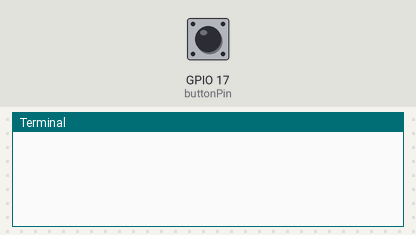
This program was run on a simulated Raspberry Pi (BCM pin numbers). Parts: the last lines printed to the terminal. The test bench sets the inputs (shaded band); at power-on: GPIO 17 (buttonPin) LOW.

Above: at 1.2 s.
1.3 s: GPIO 17 (buttonPin) pulled HIGH for 1.2 s
At 2.3 s:
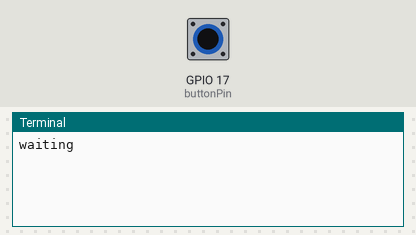
At 4.3 s:
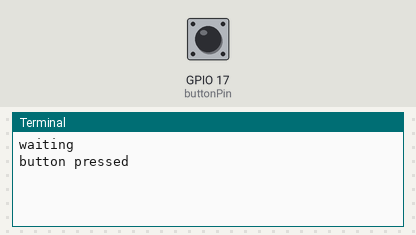

The program:

button.py
```python
import RPi.GPIO as GPIO
import time

buttonPin = 17

GPIO.setmode(GPIO.BCM)

# GPIO.setup(buttonPin, GPIN.IN, pull_up_down = GPIO.PUD_UP)
GPIO.setup(buttonPin, GPIO.IN)

is_pressed = False

try:
	while True:
		if(GPIO.input(buttonPin)):
			if(is_pressed == False):
				print("waiting")
			is_pressed = True
		else:
			if(is_pressed == True):
					print("button pressed")
					is_pressed = False
		# print(f'debug : {is_pressed}')
		time.sleep(1)
except KeyboardInterrupt:
	GPIO.cleanup()
```

Measured:
- after the input at 1.3 s, the terminal: prints a new line after 0.70 s (image 1)
